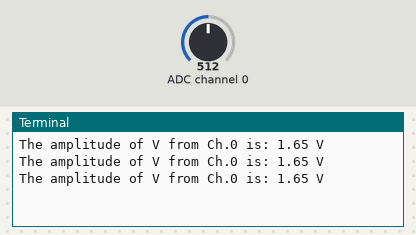
Bench run of a program on a simulated Raspberry Pi (BCM pin numbers). On the bench: the last lines printed to the terminal. The inputs (shaded band) are chosen by the test bench; at power-on: ADC channel 0 = 512 (analog values on the 0–1023 scale).

Above: at 1.2 s.
1.3 s: ADC channel 0 set to 716
At 1.9 s:
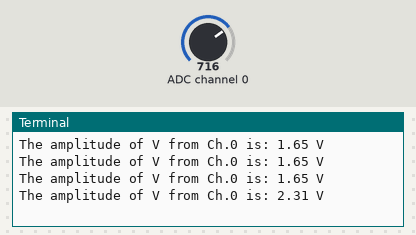
2.8 s: ADC channel 0 set to 900
At 3.4 s:
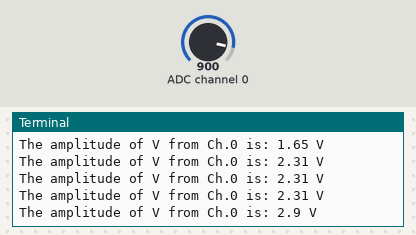
Timing chart, 0 to 5.8 s (numbered marks = the images above; inputs shaded):
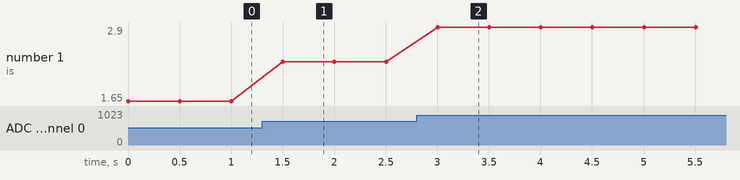

The program:

example.py
```python
#This code has been developed, using
#https://learn.sparkfun.com/tutorials/python-programming-tutorial-getting-started-with-the-raspberry-pi/experiment-3-spi-and-analog-input

import spidev
import time

spi_channel = 0

#Enable SPI
spi = spidev.SpiDev(0, spi_channel)
spi.max_speed_hz = 1000000

# Hardware SPI configuration (wiring explained in README file):
#SPI_PORT   = 0
#SPI_DEVICE = 0

def read_adc(adc_channel, Vref = 3.3):
	adc_channel = 0

	data = 0b11
	data = ((data << 1) + adc_channel) << 5
	data = [data, 0b00000000]
	#Performs the SPI transaction and assigns the data to "reply"
	reply = spi.xfer2(data)

	# Construct single integer out of the reply (2 bytes)
	adc = 0
	for n in reply:
		adc = (adc << 8) + n

	# Last bit (0) is not part of ADC value, shift to remove it
	adc = adc >> 1

	# Calculate voltage form ADC value
	Voltage = (Vref * adc) / 256

	return Voltage
try:
	while True:
		# The read_adc function will get the value of the specified channel (0-1).
		adc_0 = read_adc(0)
		# Print the ADC values.
		print("The amplitude of V from Ch.0 is:", round(adc_0, 2),"V")
		time.sleep(0.5)
finally:
	#closing the SPI channel
	close()
```

Measured:
- after the input at 1.3 s, the terminal: prints a new line after 0.20 s (image 1)
- after the input at 2.8 s, the terminal: prints a new line after 0.20 s (image 2)
- plotted number 1: 1.65 → 2.31 after the input at 1.3 s, 2.31 → 2.9 after the input at 2.8 s
